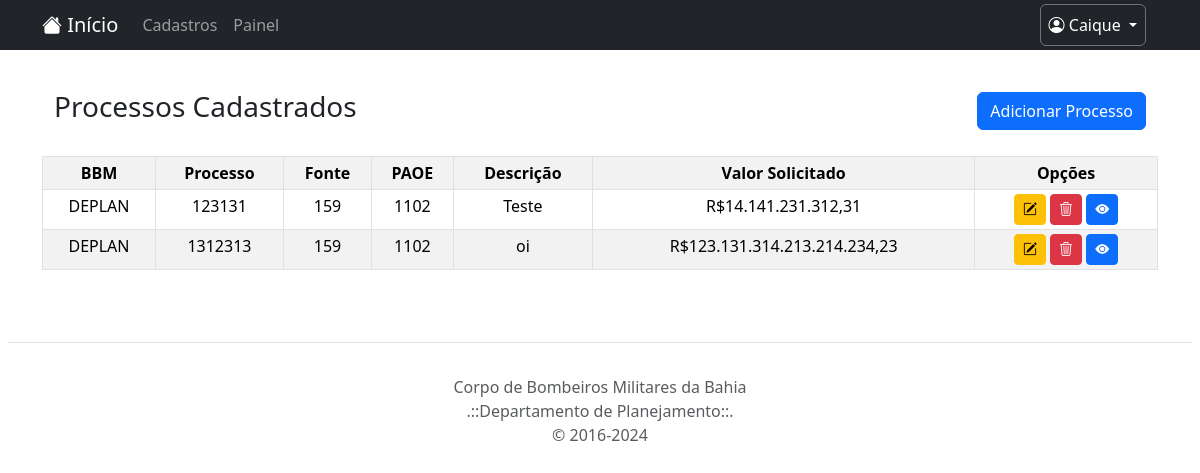
The app's page /lista/processo/ (signed in) with its own data.
### cadastro/models.py (models this page shows, shortened)
class Processos(models.Model):
    processo = models.CharField(max_length=150, verbose_name="Nº do Processo SEi")
    bbm2 = models.ForeignKey(BBM, on_delete=models.PROTECT, verbose_name="OBM")
    fonte2 = models.ForeignKey(Fonte, on_delete=models.PROTECT, verbose_name="Fonte")
    paoe2 = models.ForeignKey(Paoe, on_delete=models.PROTECT, verbose_name="PAOE")
    elemento2 = models.ForeignKey(Elemento, on_delete=models.PROTECT, verbose_name="Elemento", blank=True, null=True)
    ug = models.ForeignKey(UnidadeGestora, on_delete=models.PROTECT, verbose_name="Unidade Geradora",null=True,blank=True)
    data_da_solicitacao = models.DateField(verbose_name="Data da Solicitação")
    valor_solicitado = models.CharField(max_length=2000, verbose_name="Valor Solicitado", default="R$0,00", blank=True, null=True,unique=True)
    descricao = models.CharField(max_length=150, verbose_name="Descrição")
    usuario = models.ForeignKey(User, on_delete=models.PROTECT,)

class BBM(models.Model):
    desc_unidade = models.CharField(max_length=50, verbose_name="Descrição da Unidade", default="",help_text='Nome por extenso da unidade.')
    sigla_unidade = models.CharField(max_length=12, verbose_name="Sigla da Unidade", help_text='Exemplo: <strong>SCG</strong>.')
    localidade = models.CharField(max_length=30, verbose_name="Município", help_text="Localidade em que a UBM está situada.")

class Fonte(models.Model):
    fonte = models.DecimalField(verbose_name="Fonte", max_digits=3, decimal_places=0)
    desc_fonte = models.CharField(max_length=150, verbose_name="Descrição da fonte" )
    class Meta:
        constraints = [
            models.UniqueConstraint(fields=['fonte'], name='fonte repetida')
        ]

class Paoe(models.Model):
    paoe = models.CharField(verbose_name="PAOE", max_length=150)
    desc_paoe = models.CharField(max_length=150, verbose_name="Descrição da PAOE" )
    class Meta:
        constraints = [
            models.UniqueConstraint(fields=['paoe'], name='paoe repetida')
        ]

### cadastro/views.py (the view)
# urls.py: path('lista/processo/', ProcessosList.as_view(), name='listar-processo'),
class ProcessosList (LoginRequiredMixin, ListView):
    login_url = reverse_lazy('login')
    model = Processos
    template_name = 'cadastros/listas/processos.html'

### cadastro/templates/cadastros/listas/processos.html (shortened to what this page needs)
{% extends 'paginas/modelo.html' %}
{% load static %}
{% block conteudo %}
<div class="container p-4">
    <div class="d-md-flex flex-md-row-reverse align-items-center justify-content-between bor">
        <div class="mb-3 mb-md-0 d-flex text-nowrap ">
        <a href="{% url 'cadastrar-processo' %}" class="btn btn-primary btn-md rounded-2" title="Cadastrar novo processo">Adicionar Processo</a>
        </div>
        <h3>Processos Cadastrados</h3>
    </div>
</div>
<div class = 'container'>
    <table border=1 class="table table-striped table-hover table-bordered table-sm table-responsive">
        <tr align="center">
            <th>BBM</th>
            <th>Processo</th>
            <th>Fonte</th>
            <th>PAOE</th>
            <th>Descrição</th>
            <th>Valor Solicitado</th>
            <th>Opções</th>
        </tr>
        {% for Processos in object_list %}
        <tr>
            <td align="center">{{ Processos.bbm2.sigla_unidade }}</td>
            <td align="center">{{ Processos.processo }}</td>
            <td align="center">{{ Processos.fonte2.fonte }}</td>
            <td align="center">{{ Processos.paoe2.paoe }} </td>
            <td align="center">{{ Processos.descricao }} </td>
            <td align="center">{{ Processos.valor_solicitado }} </td>
            <td align="center">
                <a href="{% url 'editar-processo' Processos.pk %}" class="btn btn-warning btn-sm" title="Editar">
                    <i class="bi bi-pencil-square" aria-hidden="true"></i>
                </a>
                <a href="{% url 'excluir-processo' Processos.pk %}" class="btn btn-danger btn-sm" title="Excluir">
                    <i class="bi bi-trash3" aria-hidden="true"></i>
                </a>
                <a href="" class="btn btn-primary btn-sm" title="Visualizar">
                    <i class="bi bi-eye-fill"></i>
                </a>
            </td>
        </tr>
        {% empty %}
        <tr class="text-center">
            <td colspan="5" class="text-dark bg-light"> Nenhum campo registrado.</td>
        </tr>
        {% endfor %}
    </table>
</div>
{% endblock %}

### app_controle_processos/templates/paginas/modelo.html (shortened to what this page needs)
{% load static %}
<!DOCTYPE html>
<html lang="pt-br">
    <head>
    {% block bootstrap %}
        <link href="https://cdn.jsdelivr.net/npm/bootstrap@5.3.2/dist/css/bootstrap.min.css" rel="stylesheet">
        <link rel="stylesheet" href="https://cdn.jsdelivr.net/npm/bootstrap-icons@1.11.2/font/bootstrap-icons.min.css">
    {% endblock %}
    </head>
    <body>
        {% block navbar %}
        <nav class="navbar navbar-expand-lg navbar-dark bg-dark p-1 mg-4">
            <div class="container">
                <a class="navbar-brand" href="{% url 'home' %}">
                    <i class="bi bi-house-fill " aria-hidden="true"></i>
                    Início</a>
                    <div class="collapse navbar-collapse" id="navbarNavDropdown">
                        <ul class="navbar-nav">
                            {% if request.user.is_authenticated %}
                            <ul class="navbar-nav">
                                <li class="nav-item">
                                    <a class="nav-link p-2 " href="{% url 'cadastro' %}">Cadastros</a>
                                </li>
                            </ul>
                            <ul class="navbar-nav">
                                <li class="nav-item">
                                    <a class="nav-link p-2" href="{% url 'painel' %}">Painel</a>
                                </li>
                            </ul>
                        </ul>
                        <div class="container-fluid">
                            <ul class="navbar-nav  justify-content-end">
                                <li class="nav-item dropdown">
                                    <a class="nav-link dropdown-toggle text-white text-center border rounded border-secondary" href="{% url 'login' %}"
                                        id="navbarDropdownMenuLink" role="button" data-bs-toggle="dropdown" aria-expanded="false"
                                        aria-haspopup="true">
                                        <i class="bi bi-person-circle" aria-hidden="true"></i>
                                        <span id="username">{{ user.username|title }}</span>
                                    </a>
                                </li>
                        {% endif %}
                    </div>
            </div>
        </nav>
        {% endblock %}
        {% block conteudo %}
        {% endblock %}
{% block script-js-boots %}
</body>
{% endblock %}
{% block footer %}
<div class="footer mt-auto ">
    <footer class="py-3 my-4 p-2 ">
            <ul class="nav nav-pills justify-content-center border-bottom pb-3 mb-2 ">
            </ul>
            <p class="text-center text-muted" id="ano_f"></p>
    </footer>
</div>
{% endblock %}
</html>

### records on screen
Processos: bbm2.sigla_unidade "DEPLAN", processo "123131", fonte2.fonte "159", paoe2.paoe "1102", descricao "Teste", valor_solicitado "R$14.141.231.312,31"
Processos: bbm2.sigla_unidade "DEPLAN", processo "1312313", fonte2.fonte "159", paoe2.paoe "1102", descricao "oi", valor_solicitado "R$123.131.314.213.214.234,23"

### other values on screen
{{ user.username|title }} "Caique"
